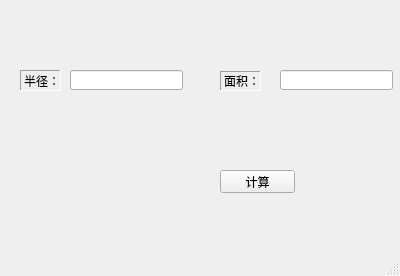
<?xml version="1.0" encoding="UTF-8"?>
<ui version="4.0">
 <class>MainWindow</class>
 <widget class="QMainWindow" name="MainWindow">
  <property name="geometry">
   <rect>
    <x>0</x>
    <y>0</y>
    <width>400</width>
    <height>276</height>
   </rect>
  </property>
  <property name="windowTitle">
   <string>圆面积计算器</string>
  </property>
  <widget class="QWidget" name="centralWidget">
   <widget class="QPushButton" name="pushButton">
    <property name="geometry">
     <rect>
      <x>220</x>
      <y>170</y>
      <width>75</width>
      <height>23</height>
     </rect>
    </property>
    <property name="text">
     <string>计算</string>
    </property>
   </widget>
   <widget class="QLabel" name="label">
    <property name="geometry">
     <rect>
      <x>20</x>
      <y>70</y>
      <width>41</width>
      <height>21</height>
     </rect>
    </property>
    <property name="frameShape">
     <enum>QFrame::Panel</enum>
    </property>
    <property name="frameShadow">
     <enum>QFrame::Sunken</enum>
    </property>
    <property name="text">
     <string>半径：</string>
    </property>
   </widget>
   <widget class="QLabel" name="label_2">
    <property name="geometry">
     <rect>
      <x>220</x>
      <y>71</y>
      <width>41</width>
      <height>20</height>
     </rect>
    </property>
    <property name="frameShape">
     <enum>QFrame::Panel</enum>
    </property>
    <property name="frameShadow">
     <enum>QFrame::Sunken</enum>
    </property>
    <property name="text">
     <string>面积：</string>
    </property>
   </widget>
   <widget class="QLineEdit" name="lineEdit">
    <property name="geometry">
     <rect>
      <x>70</x>
      <y>70</y>
      <width>113</width>
      <height>20</height>
     </rect>
    </property>
   </widget>
   <widget class="QLineEdit" name="lineEdit_2">
    <property name="geometry">
     <rect>
      <x>280</x>
      <y>70</y>
      <width>113</width>
      <height>20</height>
     </rect>
    </property>
   </widget>
  </widget>
  <widget class="QStatusBar" name="statusBar"/>
  <widget class="QMenuBar" name="menuBar">
   <property name="geometry">
    <rect>
     <x>0</x>
     <y>0</y>
     <width>400</width>
     <height>23</height>
    </rect>
   </property>
  </widget>
 </widget>
 <layoutdefault spacing="6" margin="11"/>
 <resources/>
 <connections/>
</ui>
